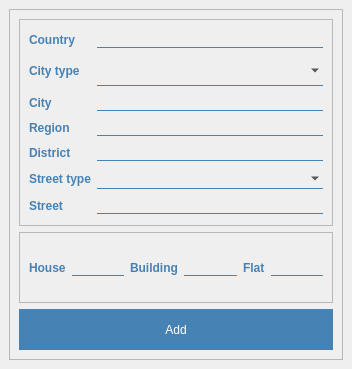
<?xml version="1.0" encoding="UTF-8"?>
<ui version="4.0">
 <class>AdressWindow</class>
 <widget class="QMainWindow" name="AdressWindow">
  <property name="geometry">
   <rect>
    <x>0</x>
    <y>0</y>
    <width>352</width>
    <height>369</height>
   </rect>
  </property>
  <property name="windowTitle">
   <string>Adress</string>
  </property>
  <widget class="QWidget" name="centralwidget">
   <layout class="QVBoxLayout" name="verticalLayout_2">
    <item>
     <widget class="QFrame" name="frame">
      <property name="styleSheet">
       <string notr="true">QLineEdit
{
background: transparent;
border: none;
border-bottom: 1px solid steelblue;
font: 12pt &quot;Comic Sans MS&quot;;
}
QLineEdit:focus {
 outline:none; }

QLabel{
 text-shadow: -1px -1px #FFF,
               -2px -2px #FFF,
               -1px 1px #FFF,
               -2px 2px #FFF,
               1px 1px #FFF,
               2px 2px #FFF,
               1px -1px #FFF,
               2px -2px #FFF,
               -3px -3px 2px #BBB,
               -3px 3px 2px #BBB,
               3px 3px 2px #BBB,
               3px -3px 2px #BBB;
	color: steelblue;
	transition: all 1s;
	font: 10pt &quot;Comic Sans MS&quot;;
	font-weight:bold;
}



QComboBox{
background: transparent;
border: none;
border-bottom: 1px solid steelblue;
font: 12pt &quot;Comic Sans MS&quot;;
}

</string>
      </property>
      <property name="frameShape">
       <enum>QFrame::StyledPanel</enum>
      </property>
      <property name="frameShadow">
       <enum>QFrame::Raised</enum>
      </property>
      <layout class="QVBoxLayout" name="verticalLayout">
       <item>
        <widget class="QFrame" name="frame_3">
         <property name="maximumSize">
          <size>
           <width>5000</width>
           <height>5000</height>
          </size>
         </property>
         <property name="styleSheet">
          <string notr="true"/>
         </property>
         <property name="frameShape">
          <enum>QFrame::StyledPanel</enum>
         </property>
         <property name="frameShadow">
          <enum>QFrame::Raised</enum>
         </property>
         <layout class="QGridLayout" name="gridLayout">
          <item row="0" column="0">
           <widget class="QLabel" name="label_country">
            <property name="text">
             <string>Country</string>
            </property>
           </widget>
          </item>
          <item row="1" column="0">
           <widget class="QLabel" name="lbl_city_typ">
            <property name="text">
             <string>City type</string>
            </property>
           </widget>
          </item>
          <item row="1" column="1">
           <widget class="QComboBox" name="comboBox_city_type">
            <property name="maximumSize">
             <size>
              <width>500</width>
              <height>30</height>
             </size>
            </property>
            <property name="styleSheet">
             <string notr="true"/>
            </property>
           </widget>
          </item>
          <item row="2" column="0">
           <widget class="QLabel" name="label_city">
            <property name="text">
             <string>City</string>
            </property>
           </widget>
          </item>
          <item row="2" column="1">
           <widget class="QLineEdit" name="edit_city"/>
          </item>
          <item row="3" column="0">
           <widget class="QLabel" name="label_region">
            <property name="text">
             <string>Region</string>
            </property>
           </widget>
          </item>
          <item row="3" column="1">
           <widget class="QLineEdit" name="edit_region"/>
          </item>
          <item row="4" column="0">
           <widget class="QLabel" name="label_district">
            <property name="text">
             <string>District</string>
            </property>
           </widget>
          </item>
          <item row="4" column="1">
           <widget class="QLineEdit" name="edit_district"/>
          </item>
          <item row="5" column="0">
           <widget class="QLabel" name="lbl_street_type">
            <property name="text">
             <string>Street type</string>
            </property>
           </widget>
          </item>
          <item row="5" column="1">
           <widget class="QComboBox" name="comboBox_street_type">
            <property name="maximumSize">
             <size>
              <width>3000</width>
              <height>20</height>
             </size>
            </property>
            <property name="styleSheet">
             <string notr="true"/>
            </property>
            <property name="insertPolicy">
             <enum>QComboBox::InsertAtBottom</enum>
            </property>
            <property name="iconSize">
             <size>
              <width>15</width>
              <height>15</height>
             </size>
            </property>
            <property name="frame">
             <bool>true</bool>
            </property>
            <property name="modelColumn">
             <number>0</number>
            </property>
           </widget>
          </item>
          <item row="6" column="0">
           <widget class="QLabel" name="lbl_street">
            <property name="text">
             <string>Street</string>
            </property>
           </widget>
          </item>
          <item row="6" column="1">
           <widget class="QLineEdit" name="edit_street"/>
          </item>
          <item row="0" column="1">
           <widget class="QLineEdit" name="edit_country">
            <property name="text">
             <string/>
            </property>
           </widget>
          </item>
         </layout>
        </widget>
       </item>
       <item>
        <widget class="QFrame" name="frame_2">
         <property name="minimumSize">
          <size>
           <width>0</width>
           <height>0</height>
          </size>
         </property>
         <property name="maximumSize">
          <size>
           <width>16777215</width>
           <height>71</height>
          </size>
         </property>
         <property name="styleSheet">
          <string notr="true"/>
         </property>
         <property name="frameShape">
          <enum>QFrame::StyledPanel</enum>
         </property>
         <property name="frameShadow">
          <enum>QFrame::Raised</enum>
         </property>
         <layout class="QHBoxLayout" name="horizontalLayout">
          <item>
           <widget class="QLabel" name="lbl_house">
            <property name="text">
             <string>House</string>
            </property>
           </widget>
          </item>
          <item>
           <widget class="QLineEdit" name="edit_house"/>
          </item>
          <item>
           <widget class="QLabel" name="lbl_building">
            <property name="text">
             <string>Building</string>
            </property>
           </widget>
          </item>
          <item>
           <widget class="QLineEdit" name="edit_building"/>
          </item>
          <item>
           <widget class="QLabel" name="lbl_flat">
            <property name="text">
             <string>Flat</string>
            </property>
           </widget>
          </item>
          <item>
           <widget class="QLineEdit" name="edit_flat"/>
          </item>
         </layout>
        </widget>
       </item>
       <item>
        <widget class="QPushButton" name="btn_add">
         <property name="minimumSize">
          <size>
           <width>181</width>
           <height>41</height>
          </size>
         </property>
         <property name="styleSheet">
          <string notr="true">QPushButton{
color: white;
background: steelblue;
border-radius: 60px;
font: 12pt &quot;Comic Sans MS&quot;;
}</string>
         </property>
         <property name="text">
          <string>Add</string>
         </property>
        </widget>
       </item>
      </layout>
     </widget>
    </item>
   </layout>
  </widget>
 </widget>
 <resources/>
 <connections/>
</ui>
